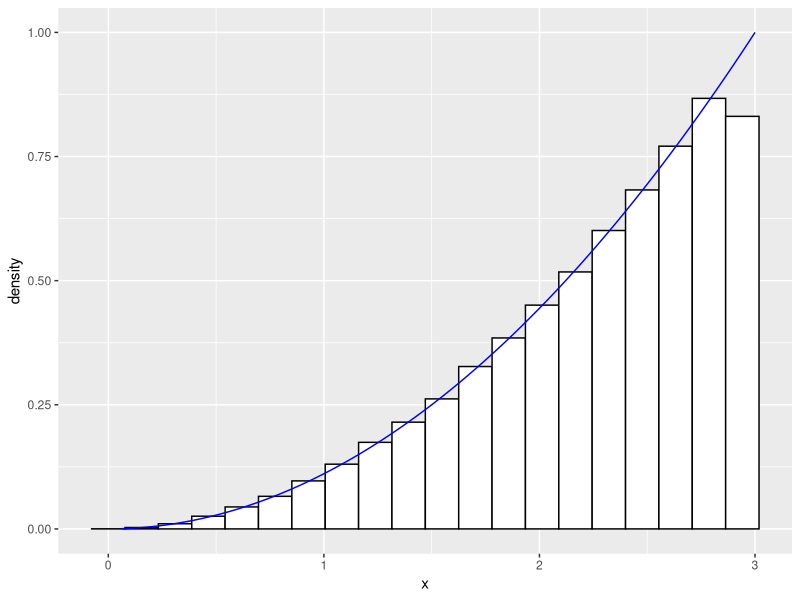

This chart was generated by the following R code:
library(ggplot2)
func <- function(x){
  return(3*(x)^(1/3))
}
draw <- runif(100000, 0, 1)
result <- func(draw)  
df <- data.frame(x = result)
ggplot(df, aes(x = x)) +
  geom_histogram(aes(y = ..density..), fill = "white", color = "black", bins = 20) +
  stat_function(fun = function(x){return((x^2)/9)}, color = "blue")